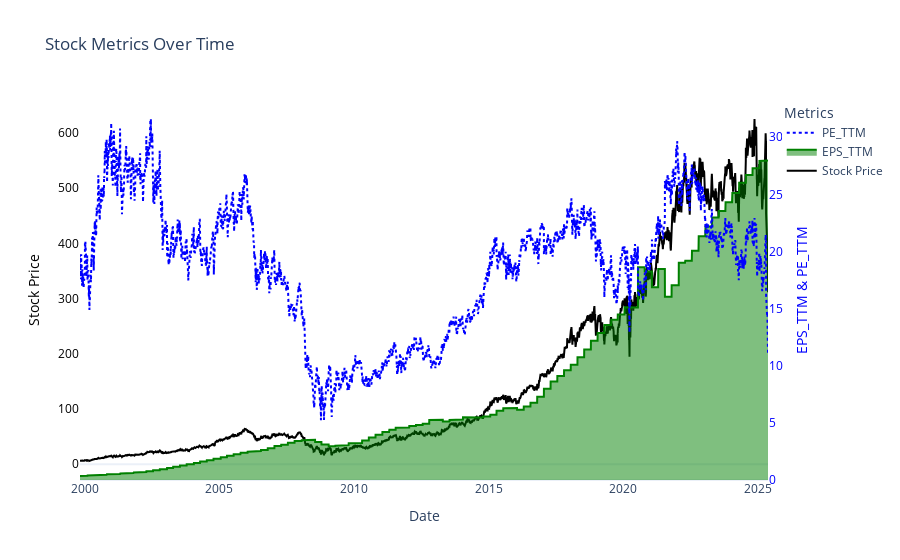

Here is the notebook cell this chart was saved with:
### Code cell
import plotly.graph_objects as go


# Create the figure
fig = go.Figure()

# Add stock_price on primary y-axis (left)
fig.add_trace(go.Scatter(
    x=stock_consolidate_df.index,
    y=stock_consolidate_df["stock_price"],
    mode='lines',
    line=dict(color='black'),
    name='Stock Price',
    yaxis="y1"
))

# Add EPS_TTM on secondary y-axis (right)
fig.add_trace(go.Scatter(
    x=stock_consolidate_df.index,
    y=stock_consolidate_df["EPS_TTM"],
    mode='lines',
    fill='tonexty',  # Shadow effect
    line=dict(color='green'),
    name='EPS_TTM',
    yaxis="y2"
))

# Add PE_TTM on secondary y-axis (right)
fig.add_trace(go.Scatter(
    x=stock_consolidate_df.index,
    y=stock_consolidate_df["PE_TTM"],
    mode='lines',
    line=dict(color='blue', dash='dot'),
    name='PE_TTM',
    yaxis="y2"
))

# Update layout to remove grid and configure dual y-axes
fig.update_layout(
    title="Stock Metrics Over Time",
    xaxis=dict(title="Date", showgrid=False),
    yaxis=dict(
        title="Stock Price",
        showgrid=False,
        titlefont=dict(color="black"),
        tickfont=dict(color="black")
    ),
    yaxis2=dict(
        title="EPS_TTM & PE_TTM",
        overlaying="y",  # Overlay with y1
        side="right",
        showgrid=False,
        titlefont=dict(color="blue"),
        tickfont=dict(color="blue")
    ),
    legend_title="Metrics",
    template="plotly_white",
    plot_bgcolor='white'  # Background color
)

# Show the plot
fig.show()

### Figure 1 — Plotly figure (JSON) as saved in the notebook; plotly's stock layout.template omitted (floating-point values rounded to 4 significant figures; data arrays with more than 128 entries replaced by an {"elided": "..."} marker saying what was removed)
{"data": [{"line": {"color": "black"}, "mode": "lines", "name": "Stock Price", "type": "scatter", "x": {"elided": "6422 str values"}, "y": {"elided": "6422 float values"}, "yaxis": "y"}, {"fill": "tonexty", "line": {"color": "green"}, "mode": "lines", "name": "EPS_TTM", "type": "scatter", "x": {"elided": "6422 str values"}, "y": {"elided": "6422 float values"}, "yaxis": "y2"}, {"line": {"color": "blue", "dash": "dot"}, "mode": "lines", "name": "PE_TTM", "type": "scatter", "x": {"elided": "6422 str values"}, "y": {"elided": "6422 float values"}, "yaxis": "y2"}], "layout": {"legend": {"title": {"text": "Metrics"}}, "plot_bgcolor": "white", "title": {"text": "Stock Metrics Over Time"}, "xaxis": {"showgrid": false, "title": {"text": "Date"}}, "yaxis": {"showgrid": false, "tickfont": {"color": "black"}, "title": {"font": {"color": "black"}, "text": "Stock Price"}}, "yaxis2": {"overlaying": "y", "showgrid": false, "side": "right", "tickfont": {"color": "blue"}, "title": {"font": {"color": "blue"}, "text": "EPS_TTM & PE_TTM"}}}}
